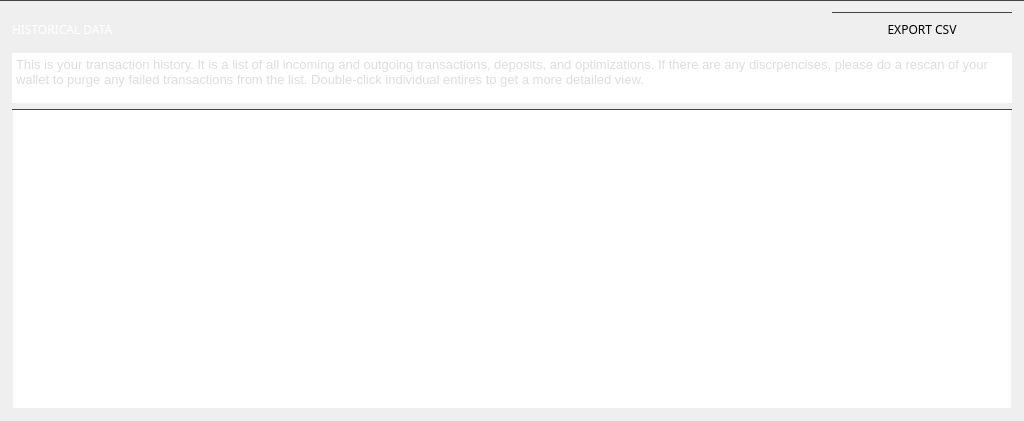
       <widget class="QGroupBox" name="transactionsBox">
        <property name="sizePolicy">
         <sizepolicy hsizetype="Expanding" vsizetype="Preferred">
          <horstretch>0</horstretch>
          <verstretch>0</verstretch>
         </sizepolicy>
        </property>
        <property name="styleSheet">
         <string notr="true">border-top: 1px solid #444;</string>
        </property>
        <property name="title">
         <string/>
        </property>
        <layout class="QGridLayout" name="gridLayout_16">
         <item row="0" column="1">
          <widget class="QPushButton" name="b1_exportCSVButton">
           <property name="minimumSize">
            <size>
             <width>180</width>
             <height>35</height>
            </size>
           </property>
           <property name="maximumSize">
            <size>
             <width>180</width>
             <height>35</height>
            </size>
           </property>
           <property name="font">
            <font>
             <family>Poppins</family>
            </font>
           </property>
           <property name="styleSheet">
            <string notr="true">QPushButton#m_exportCSVButton
{
    color: #fff;
    border: 1px solid orange;
    font-size: 12px;
    border-radius: 5px;
    
}

QPushButton#m_exportCSVButton:hover
{
    color: orange;
    border: 1px solid orange;
    font-size: 12px;
    border-radius: 5px;
    
}</string>
           </property>
           <property name="text">
            <string>EXPORT CSV</string>
           </property>
          </widget>
         </item>
         <item row="0" column="0">
          <widget class="QLabel" name="title_transactions">
           <property name="sizePolicy">
            <sizepolicy hsizetype="Expanding" vsizetype="Preferred">
             <horstretch>0</horstretch>
             <verstretch>0</verstretch>
            </sizepolicy>
           </property>
           <property name="minimumSize">
            <size>
             <width>100</width>
             <height>25</height>
            </size>
           </property>
           <property name="maximumSize">
            <size>
             <width>16777215</width>
             <height>16777215</height>
            </size>
           </property>
           <property name="font">
            <font>
             <family>Poppins</family>
            </font>
           </property>
           <property name="styleSheet">
            <string notr="true">color: #fff;
background: transparent;


border: none;
text-align: left;
</string>
           </property>
           <property name="text">
            <string>HISTORICAL DATA</string>
           </property>
          </widget>
         </item>
         <item row="1" column="0" colspan="2">
          <widget class="QTextBrowser" name="m_transactionsDescription">
           <property name="sizePolicy">
            <sizepolicy hsizetype="Expanding" vsizetype="Preferred">
             <horstretch>0</horstretch>
             <verstretch>0</verstretch>
            </sizepolicy>
           </property>
           <property name="minimumSize">
            <size>
             <width>0</width>
             <height>0</height>
            </size>
           </property>
           <property name="maximumSize">
            <size>
             <width>16777215</width>
             <height>50</height>
            </size>
           </property>
           <property name="styleSheet">
            <string notr="true">border: none; color: #ddd; font-family:'Poppins'; font-size:13px; font-weight:400; font-style:normal;</string>
           </property>
           <property name="html">
            <string>&lt;!DOCTYPE HTML PUBLIC &quot;-//W3C//DTD HTML 4.0//EN&quot; &quot;http://www.w3.org/TR/REC-html40/strict.dtd&quot;&gt;
&lt;html&gt;&lt;head&gt;&lt;meta name=&quot;qrichtext&quot; content=&quot;1&quot; /&gt;&lt;style type=&quot;text/css&quot;&gt;
p, li { white-space: pre-wrap; }
&lt;/style&gt;&lt;/head&gt;&lt;body style=&quot; font-family:'Poppins'; font-size:13px; font-weight:400; font-style:normal;&quot;&gt;
&lt;p style=&quot; margin-top:0px; margin-bottom:0px; margin-left:0px; margin-right:0px; -qt-block-indent:0; text-indent:0px;&quot;&gt;&lt;span style=&quot; font-size:13px;&quot;&gt;This is your transaction history. It is a list of all incoming and outgoing transactions, deposits, and optimizations. If there are any discrpencises, please do a rescan of your wallet to purge any failed transactions from the list. Double-click individual entires to get a more detailed view.&lt;/span&gt;&lt;/p&gt;&lt;/body&gt;&lt;/html&gt;</string>
           </property>
          </widget>
         </item>
         <item row="2" column="0" colspan="2">
          <widget class="QTreeView" name="m_transactionsView">
           <property name="minimumSize">
            <size>
             <width>1000</width>
             <height>300</height>
            </size>
           </property>
           <property name="maximumSize">
            <size>
             <width>16777215</width>
             <height>16777215</height>
            </size>
           </property>
           <property name="font">
            <font>
             <family>Poppins</family>
            </font>
           </property>
           <property name="styleSheet">
            <string notr="true">QHeaderView::section {
    color: white;
    font-weight: bold;
    background-color: #282d31;
    
    border-top: none;
    
     border-bottom: 1px solid #444;
       height: 37px;
}

QTreeView {
    
border: none;
    color: #ccc;

    height: 37px;
background-color: #282d31;
}

QTreeView::item {
    
    color: #ccc;
    
    height: 37px;
}

QTreeView::branch:selected {
  background-color: orange;

  color: black;
}

QWidget:item:selected {
    
background-color: #555;

  color: #ccc;
}

border: none;


color: #ccc;
</string>
           </property>
           <property name="frameShape">
            <enum>QFrame::StyledPanel</enum>
           </property>
           <property name="frameShadow">
            <enum>QFrame::Plain</enum>
           </property>
           <property name="lineWidth">
            <number>0</number>
           </property>
           <property name="midLineWidth">
            <number>0</number>
           </property>
           <property name="horizontalScrollBarPolicy">
            <enum>Qt::ScrollBarAlwaysOff</enum>
           </property>
           <property name="sizeAdjustPolicy">
            <enum>QAbstractScrollArea::AdjustToContentsOnFirstShow</enum>
           </property>
           <property name="autoScrollMargin">
            <number>0</number>
           </property>
           <property name="editTriggers">
            <set>QAbstractItemView::EditKeyPressed</set>
           </property>
           <property name="alternatingRowColors">
            <bool>false</bool>
           </property>
           <property name="indentation">
            <number>0</number>
           </property>
           <property name="rootIsDecorated">
            <bool>false</bool>
           </property>
           <property name="uniformRowHeights">
            <bool>true</bool>
           </property>
           <property name="itemsExpandable">
            <bool>true</bool>
           </property>
           <property name="sortingEnabled">
            <bool>false</bool>
           </property>
           <property name="expandsOnDoubleClick">
            <bool>true</bool>
           </property>
           <attribute name="headerCascadingSectionResizes">
            <bool>false</bool>
           </attribute>
           <attribute name="headerShowSortIndicator" stdset="0">
            <bool>false</bool>
           </attribute>
           <attribute name="headerStretchLastSection">
            <bool>true</bool>
           </attribute>
          </widget>
         </item>
        </layout>
       </widget>
